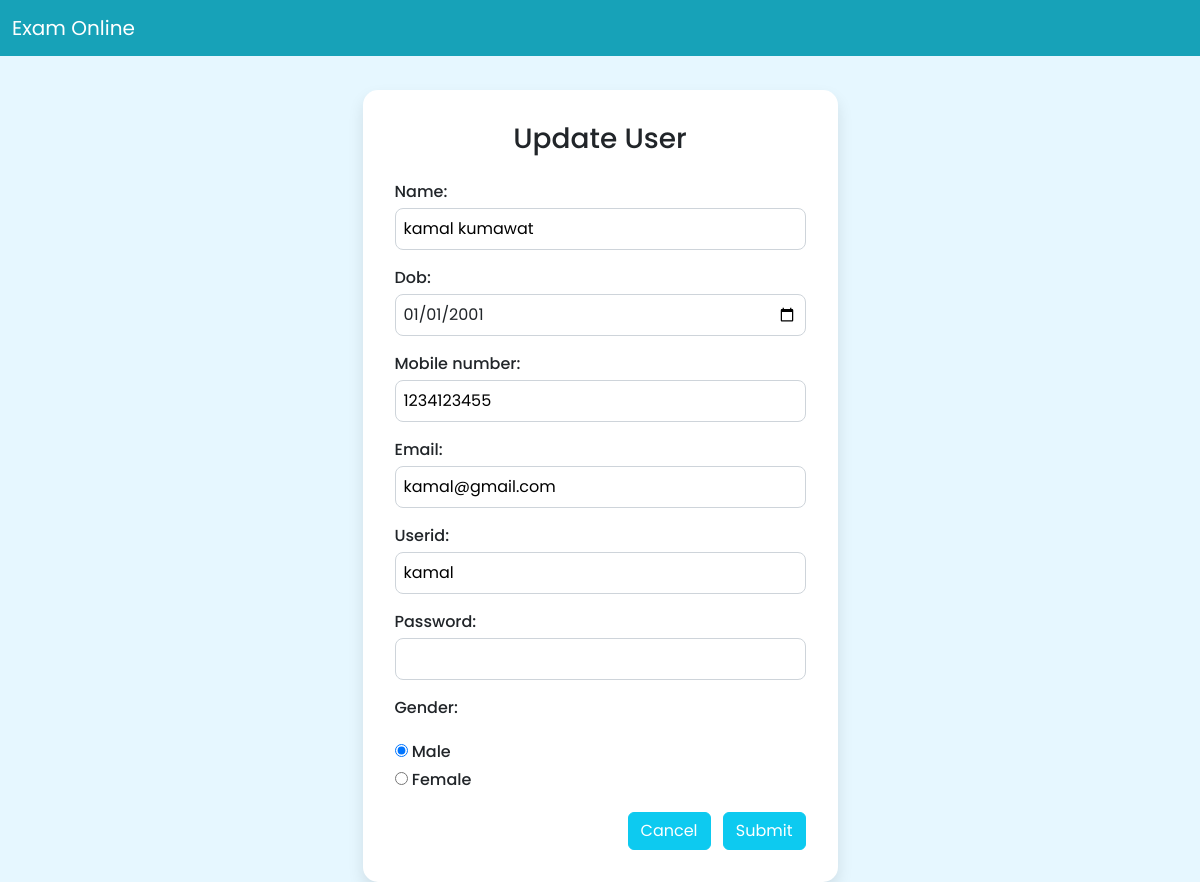
Screenshot of /examapp/updateuser/3 with the database file from the repository.
### examapp/models.py (models this page shows, shortened)
class usermodel(models.Model):
    GENDER_CHOICES = [
        ('Male', 'Male'),
        ('Female', 'Female'),
    ]
    name = models.CharField(max_length=100)
    email=models.EmailField(unique=True)
    mobile_number=models.IntegerField(unique=True)
    userid=models.CharField(max_length=20,unique=True,)
    password=models.CharField(max_length=10,unique=True)
    status=models.BooleanField(default=False)
    dob=models.DateField()
    gender = models.CharField(max_length=6, choices=GENDER_CHOICES,default='male')

### examapp/views.py (the view)
# urls.py: path('updateuser/<int:id>',views.updateuser),
def updateuser(request, id):
    user = get_object_or_404(usermodel, id=id)
    if request.method == "POST":
        form = userform(request.POST, instance=user)
        if form.is_valid():
            form.save()
            return redirect(f"/examapp/user/{user.id}")
    else:
        form = userform(instance=user)
    return render(request, "signup.html", {"form": form,'update':'updateuser',"user":user})

### examapp/forms.py
class userform(forms.ModelForm):
    class Meta:
        model = usermodel
        fields=['name','dob','mobile_number','email','userid','password','gender']
        widgets = {
            'gender': forms.RadioSelect,
            'dob':forms.DateInput(attrs={'type': 'date','class': 'form-control'}),
            'password':forms.PasswordInput,
        }

### examapp/templates/signup.html (shortened to what this page needs)
{% load static %}
<!DOCTYPE html>
<html lang="en">
<head>
    <link rel="stylesheet" href="/static/examapp/css/bootstrap.min.css">
    <link rel="stylesheet" href="{% static 'examapp/css/onlineuser.css'%}">
    <link rel="stylesheet" href="https://cdn.jsdelivr.net/npm/bootstrap-icons@1.10.5/font/bootstrap-icons.css">
</head>
<body>
    {% if update %}
    <nav class="navbar navbar-expand-lg bg-info fixed-top">
        <div class="container-fluid">
            <a class="navbar-brand text-white" href="/examapp/user/{{user.id}}">Exam Online</a>
        </div>
    </nav>
    <div class="container">
        <div class="row justify-content-center">
            <div class="col-12 col-sm-10 col-md-8 col-lg-6 col-xl-5 formview">
                <h3 class="text-center mb-4">Update User</h3>
                <form method="post" action="/examapp/signup" class="form">
                    {{ form.as_p }}
                    <div style="text-align: right;">
                        <a href="/examapp/home" class="btn btn-info text-white me-2">Cancel</a>
                        <button type="submit" class="btn btn-info text-white">Submit</button>
                    </div>
                </form>
            </div>
        </div>
    </div>
    {% endif %}
</body>
</html>

### examapp/static/examapp/css/onlineuser.css (style rules this page uses)
* { margin: 0; padding: 0; scroll-behavior: smooth; }
body { font-family: 'Poppins', sans-serif; background-color: #e6f7ff; scroll-behavior: smooth; }
.navbar { background-color: #17a2b8 !important; }

### examapp/templates/signup.html (style rules this page uses)
.formview { margin-top: 90px; padding: 2rem; background-color: #ffffff; border-radius: 15px; box-shadow: 0 8px 16px rgba(0, 0, 0, 0.1); animation: slideFadeIn 0.6s ease; }
.form p { margin-bottom: 1rem; }
label { font-weight: 500; margin-bottom: 0.25rem; }
input[type="text"], input[type="email"], input[type="password"], input[type="date"], input[type="number"] { width: 100%; padding: 0.5rem; border-radius: 0.5rem; border: 1px solid #ced4da; }
.btn { transition: background-color 0.3s, transform 0.3s; }

### rows the page displays
usermodel: name "kamal kumawat", dob "01/01/2001", mobile_number "1234123455", email "kamal@gmail.com", userid "kamal", gender "☑ Male ☐ Female"
